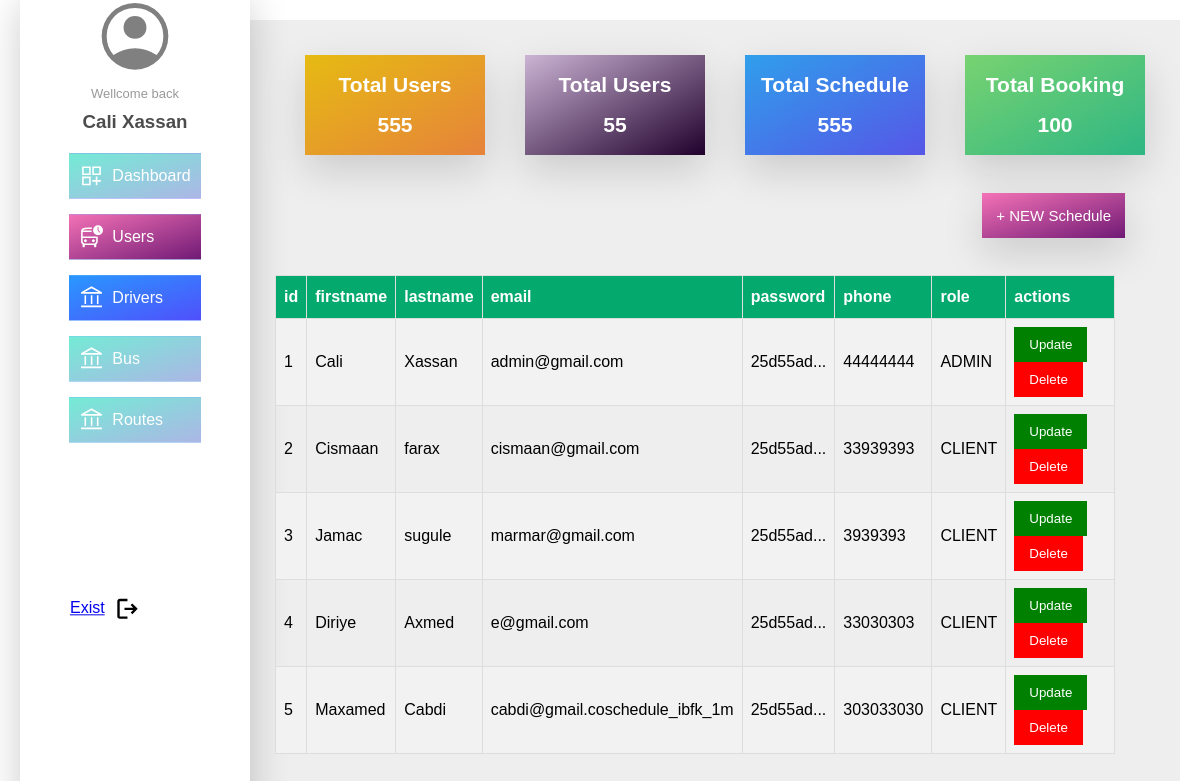
/usersPage.php (signed in), run on the app's committed database.
### tables this page shows
CREATE TABLE `users` (
  `id` int NOT NULL primary key auto_increment,
  `firstname` varchar(255) NOT NULL,
  `lastname` varchar(255) NOT NULL,
  `email` varchar(255) NOT NULL,
   `password` varchar(255) NOT NULL,
   `phone` int NOT NULL,
  `imageUrl` varchar(255) NULL,

  `role` varchar(20) NOT NULL
);

### authentication/user.php (called while the page is built, shortened)
<?php
$hostname ="localhost";
$username = "root";
$password = "12345678";
$dabaseName = "busscheduledb";
$connection = mysqli_connect($hostname, $username, $password) or
        die ('Unable to connect. Check your connection parameters.');
        mysqli_select_db($connection, $dabaseName ) or die(mysqli_error($connection));
$userId =  $_SESSION["MEMBER_ID"];
$sql = "SELECT * FROM users WHERE id = '$userId'";
$user =  mysqli_query($connection,$sql);
 $arr = array();
 if(mysqli_num_rows($user))
        while($row = mysqli_fetch_assoc($user))
            $arr[] = $row;
        $userJson = json_encode($arr);
?>

### getJson.php (called while the page is built, shortened)
<?php
  include "./includes/connection.php";
  $usersSql = 'SELECT * FROM users;';
  $resultrouteSql = mysqli_query($connection,$usersSql);
  $arrUsers = array();
  if(mysqli_num_rows($resultrouteSql))
       while($row=mysqli_fetch_assoc($resultrouteSql))
            $arrUsers[] = $row;
  $usersJson = json_encode($arrUsers);
?>

### usersPage.php (the view, shortened to what this page needs)
<!DOCTYPE html>
<html lang="en">
  <head>
     <link rel="stylesheet" href="./css/home.css?v=<?php echo time(); ?>" />
    <link rel="stylesheet" href="./css/header.css?v=<?php echo time(); ?>" />
    <link rel="stylesheet" href="./css/card.css" />
    <link rel="stylesheet" href="./css/button.css" />
    <link rel="stylesheet" href="./css/footer.css" />
    <link rel="stylesheet" href="./css/ticket.css" />
    <link rel="stylesheet" href="./css/cleintdashboard.css?v=<?php echo time(); ?>" />
    <link rel="stylesheet" href="./css/index.css?v=<?php echo time(); ?>" />
    <link rel="stylesheet" href="./css/alertmsg.css?v=<?php echo time(); ?>" />
    <link rel="stylesheet" href="./css/table.css?v=<?php echo time(); ?>" />
  </head>
  <?php
  require "./authentication/user.php";
  require './getJson.php';
  $userData = json_decode($userJson);
  $users = json_decode($usersJson);
  ?>
  <body>
    <section class="dashboard">
      <div class="dashboard__sidebar">
        <div class="dashboard__profile">
          <div class="dashboard__profile__image">
          <?php foreach($userData as $user){
            $data = get_object_vars($user);
             if($data["imageUrl"]){ ?>
             <img src="./uploads/IMG-user<?=$data["imageUrl"]?>" alt="profile">
            <?php } else { ?>
              <img src="./uploads/IMG-user.svg" alt="profile" />
            <?php } ?>
          </div>
          <p>Wellcome back</p>
            <h3><?php echo $data["firstname"] . " " . $data["lastname"];?></h3>
          <?php } ?>
        </div>
          <div class="dashboard__menu">
          <ul>
            <li class="active">
              <a href="./index.php" >
                <img src="./image/dashboard-icon.svg" alt="dashboard" /> dashboard</a
              >
            </li>
            <li>
              <a href="./usersPage.php">
                <img src="./image/myticket.svg" alt="myticket" /> Users</a
              >
            </li>
            <li>
              <a href="./driverPage.php">
                <img src="./image/account.svg" alt="accountbank" />
                Drivers</a
              >
            </li>
            <li>
              <a href="./busPage.php">
                <img src="./image/account.svg" alt="accountbank" />
                Bus</a
              >
            </li>
            <li>
              <a href="./routePage.php">
                <img src="./image/account.svg" alt="accountbank" />
                Routes</a
              >
            </li>
          </ul>
        </div>
        <a href="./login.php" class="exit"> Exist<img src="./image/exit.svg" alt="exit"></a>
      </div>
      <div class="dashboard__content" >
        <div class="dashboard__summary">
            <div class="dashboard__summary__box">
                <h1>total users</h1>
                <h1> 555 </h1>
            </div>
            <div class="dashboard__summary__box">
                <h1>total users</h1>
                <h1>55</h1>
            </div>
            <div class="dashboard__summary__box">
                <h1>total schedule</h1>
                 <h1>555</h1>
            </div>
            <div class="dashboard__summary__box">
                <h1>total Booking</h1>
                <h1>100</h1>
            </div>
        </div>
      <div class="addNewsBox">
        <button class="addNewBtn"> + NEW schedule</button>
      </div>
      <div class="information">
        <table id="users">
         <tr>
           <th>id</th>
           <th> firstname </th>
           <th>lastname</th>
           <th>email</th>
           <th>password </th>
           <th>phone</th>
           <th>role</th>
           <th>actions</th>
        </tr>
           <?php
             foreach($users as $data){
            $user = get_object_vars($data);
            $id = $user["id"];
            $firstname = $user["firstname"];
            $lastname = $user["lastname"];
            $email = $user["email"];
            $passwor = substr($user["password"],0,7);
            $phone = $user["phone"];
            $role = $user["role"]; ?>
            <tr data-id="<?php echo $id?>">
            <td><?php echo $id;?></td>
            <td><?php echo $firstname;?></td>
            <td><?php echo $lastname;?></td>
            <td><?php echo $email;?></td>
            <td><?php echo $passwor;?>...</td>
            <td><?php echo $phone;?></td>
            <td><?php echo $role;?></td>
            <td>
                <button type="submit" class="editeBtn" name="update">Update</button>
                <button type="submit" name="deleteBtn" class="deleteBtn">Delete</button>
            </td>
            </tr>
            <?php
           }
           ?>
      </table>
      </div>
    </section>
  </body>
</html>

### css/home.css (style rules this page uses)
:root { ---color-primary: #55c57a; ---color-primary-light: #80d671; ---color-primary-dark: #28b485; ---color-secondary-light: #ffb900; ---color-secondary-dark: #ff7730; ---color-tertiary-light: #2998ff; ---color-tertiary-dark: #5643fa; ---color-grey-light-1: #f7f7f7; ---color-grey-light-2: #eee; ---color-grey-dark: #777; ---color-grey-dark-2: #999; ---color-grey-dark-3: #333; ---color-white: #fff; ---color-black: #000; ---default-font-size: 1.6rem; }
html { font-size: 62.5%; }
* { margin: 0; padding: 0; box-sizing: border-box; }
body { font-size: var(---default-font-size); padding: 2rem; }
section { background-color: var(---color-grey-light-2); }

### css/header.css (style rules this page uses)
:root { ---color-primary: #55c57a; ---color-primary-light: #80d671; ---color-primary-dark: #28b485; ---color-secondary-light: #ffb900; ---color-secondary-dark: #ff7730; ---color-tertiary-light: #2998ff; ---color-tertiary-dark: #5643fa; ---color-grey-light-1: #f7f7f7; ---color-grey-light-2: #eee; ---color-grey-dark: #777; ---color-grey-dark-2: #999; ---color-grey-dark-3: #333; ---color-white: #fff; ---color-black: #000; ---default-font-size: 1.6rem; }
html { font-size: 62.5%; }
* { margin: 0; padding: 0; box-sizing: border-box; }
body { font-size: var(---default-font-size); font-family: Arial, Helvetica, sans-serif; padding: 2rem; }

### css/card.css (style rules this page uses)
:root { ---color-primary: #55c57a; ---color-primary-light: #80d671; ---color-primary-dark: #28b485; ---color-secondary-light: #ffb900; ---color-secondary-dark: #ff7730; ---color-tertiary-light: #2998ff; ---color-tertiary-dark: #5643fa; ---color-grey-light-1: #f7f7f7; ---color-grey-light-2: #eee; ---color-grey-dark: #777; ---color-grey-dark-2: #999; ---color-grey-dark-3: #333; ---color-white: #fff; ---color-black: #000; ---default-font-size: 1.6rem; }

### css/footer.css (style rules this page uses)
:root { ---color-primary: #55c57a; ---color-primary-light: #80d671; ---color-primary-dark: #28b485; ---color-secondary-light: #ffb900; ---color-secondary-dark: #ff7730; ---color-tertiary-light: #2998ff; ---color-tertiary-dark: #5643fa; ---color-grey-light-1: #f7f7f7; ---color-grey-light-2: #eee; ---color-grey-dark: #777; ---color-grey-dark-2: #999; ---color-grey-dark-3: #333; ---color-white: #fff; ---color-black: #000; ---default-font-size: 1.6rem; }

### css/ticket.css (style rules this page uses)
:root { ---color-primary: #55c57a; ---color-primary-light: #80d671; ---color-primary-dark: #28b485; ---color-secondary-light: #ffb900; ---color-secondary-dark: #ff7730; ---color-tertiary-light: #2998ff; ---color-tertiary-dark: #5643fa; ---color-grey-light-1: #f7f7f7; ---color-grey-light-2: #eee; ---color-grey-dark: #777; ---color-grey-dark-2: #999; ---color-grey-dark-3: #333; ---color-white: #fff; ---color-black: #000; ---default-font-size: 1.6rem; }
.booking-table td, th { text-align: left; padding: 8px; }

### css/index.css (style rules this page uses)
:root { ---color-primary: #55c57a; ---color-primary-light: #80d671; ---color-primary-dark: #28b485; ---color-secondary-light: #ffb900; ---color-secondary-dark: #ff7730; ---color-tertiary-light: #2998ff; ---color-tertiary-dark: #5643fa; ---color-grey-light-1: #f7f7f7; ---color-grey-light-2: #eee; ---color-grey-dark: #777; ---color-grey-dark-2: #999; ---color-grey-dark-3: #333; ---color-white: #fff; ---color-black: #000; ---default-font-size: 1.6rem; }
html { font-size: 62.5%; }
.dashboard { overflow: scroll; }
.dashboard__summary { display: flex; justify-content: space-between; width: 100%; color: white; margin-bottom: 4rem; }
.dashboard__summary__box { background-color: var(---color-primary); width: 18rem; font-size: 1.4rem; height: 10rem; display: flex; flex-direction: column; align-items: center; justify-content: space-around; text-transform: capitalize; padding: 1rem 0rem; box-shadow: 0 1.5rem 4rem rgba(0, 0, 0, 0.15); }
.addNewsBox { padding: 2rem; height: 1rem; width: 100%; margin-bottom: 4rem; display: flex; justify-content: flex-end; align-items: center; }
.addNewsBox .addNewBtn { font-size: 1.5rem; color: white; padding: 1.4rem; border: none; text-transform: capitalize; box-shadow: 0 1.5rem 4rem rgba(0, 0, 0, 0.15); }

### data on the page
users: firstname "Cali", lastname "Xassan", id "1", email "admin@gmail.com", password "25d55ad", phone "44444444", role "ADMIN"
users: id "2", firstname "Cismaan", lastname "farax", email "cismaan@gmail.com", password "25d55ad", phone "33939393", role "CLIENT"
users: id "3", firstname "Jamac", lastname "sugule", email "marmar@gmail.com", password "25d55ad", phone "3939393", role "CLIENT"
users: id "4", firstname "Diriye", lastname "Axmed", email "e@gmail.com", password "25d55ad", phone "33030303", role "CLIENT"
users: id "5", firstname "Maxamed", lastname "Cabdi", email "cabdi@gmail.coschedule_ibfk_1m", password "25d55ad", phone "303033030", role "CLIENT"
